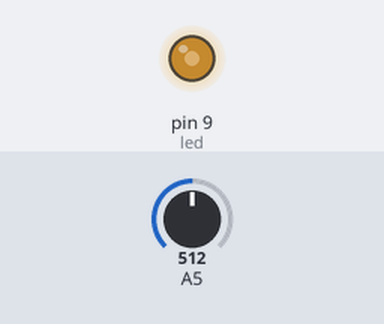
Bench run of a sketch on a simulated Arduino Uno, built with avr-gcc and run on an emulated ATmega328P. On the bench: output pins drawn as LEDs (lit = HIGH). The test bench sets the inputs (shaded band); at power-on: A5 = 512.

Above: at 1.2 s.
1.3 s: A5 set to 716
At 2.5 s:
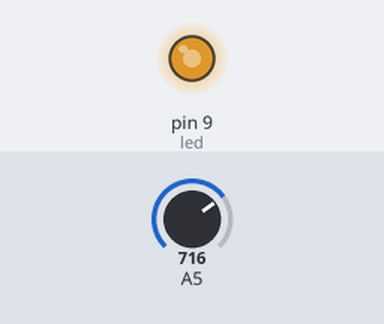
2.8 s: A5 set to 900
At 3.8 s:
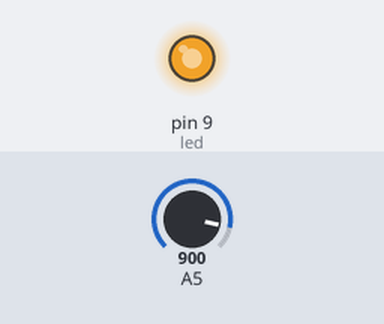
4.3 s: A5 set to 122
At 4.9 s:
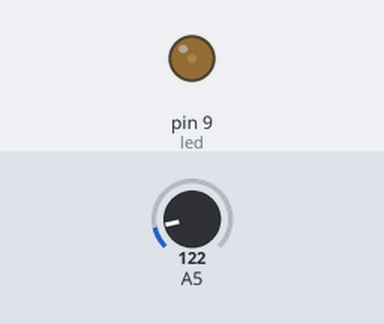
5.8 s: A5 set to 0
At 6.1 s:
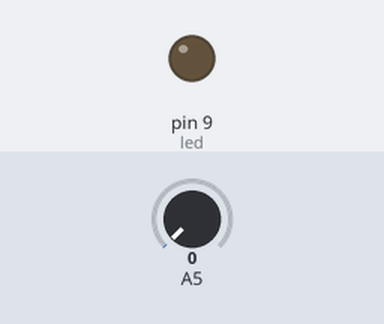
7.3 s: A5 set to 511
At 8.4 s:
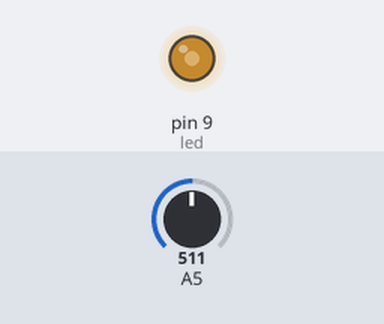
Timing chart, 0 to 9.8 s (numbered marks = the images above; inputs shaded):
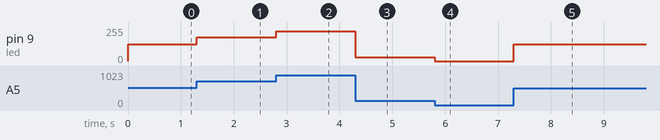

Measured:
- after the input at 1.3 s, pin 9 (led): 127/255 → 178/255 at once
- after the input at 2.8 s, pin 9 (led): 178/255 → 224/255 at once
- after the input at 4.3 s, pin 9 (led): 224/255 → 30/255 at once
- after the input at 5.8 s, pin 9 (led): 30/255 → 0/255 at once
- after the input at 7.3 s, pin 9 (led): 0/255 → 127/255 at once

The sketch:

TEST_ANALOG_OUTPUT.ino
```cpp
// MUHAMMAD RAMADHAN
// TEST ANALOG OUTPUT

const int led = 9;
int adc = 0;

void setup()
{
  pinMode(led,OUTPUT);
}

void loop()
{
  adc = analogRead(A5);
  adc = map(adc, 0, 1023, 0, 255);
  analogWrite(led, adc);
}
```
